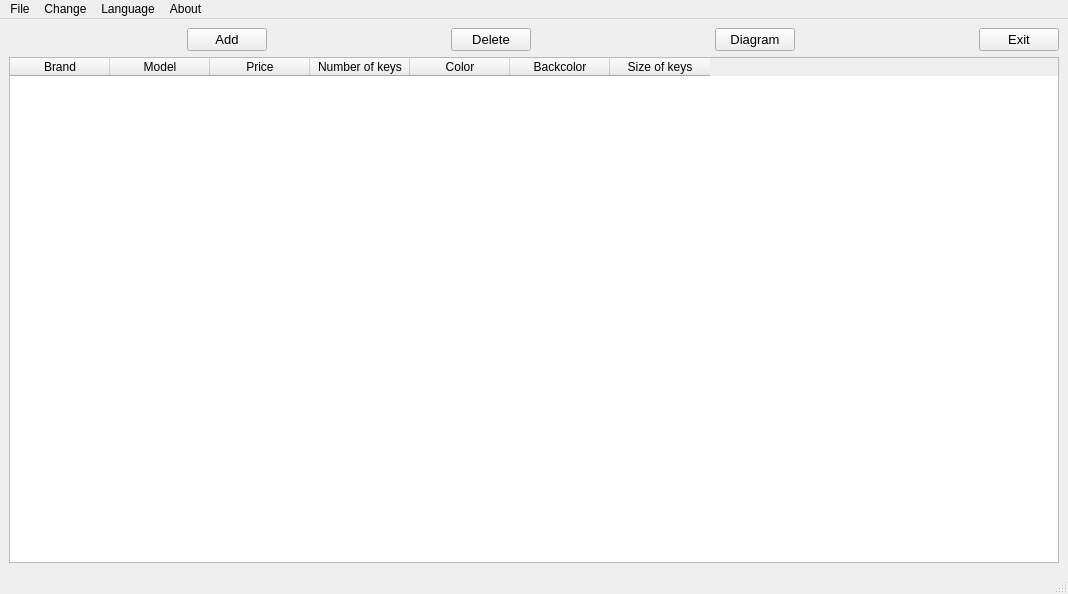
<?xml version="1.0" encoding="UTF-8"?>
<ui version="4.0">
 <class>MainWindow</class>
 <widget class="QMainWindow" name="MainWindow">
  <property name="geometry">
   <rect>
    <x>0</x>
    <y>0</y>
    <width>1068</width>
    <height>594</height>
   </rect>
  </property>
  <property name="windowTitle">
   <string>MainWindow</string>
  </property>
  <widget class="QWidget" name="centralwidget">
   <layout class="QVBoxLayout" name="verticalLayout">
    <item>
     <layout class="QHBoxLayout" name="horizontalLayout">
      <item>
       <spacer name="horizontalSpacer">
        <property name="orientation">
         <enum>Qt::Horizontal</enum>
        </property>
        <property name="sizeHint" stdset="0">
         <size>
          <width>98</width>
          <height>20</height>
         </size>
        </property>
       </spacer>
      </item>
      <item>
       <widget class="QPushButton" name="pushButtonAdd">
        <property name="font">
         <font>
          <pointsize>10</pointsize>
         </font>
        </property>
        <property name="text">
         <string>Add</string>
        </property>
       </widget>
      </item>
      <item>
       <spacer name="horizontalSpacer_2">
        <property name="orientation">
         <enum>Qt::Horizontal</enum>
        </property>
        <property name="sizeHint" stdset="0">
         <size>
          <width>88</width>
          <height>20</height>
         </size>
        </property>
       </spacer>
      </item>
      <item>
       <widget class="QPushButton" name="pushButtonDel">
        <property name="font">
         <font>
          <pointsize>10</pointsize>
         </font>
        </property>
        <property name="text">
         <string>Delete</string>
        </property>
       </widget>
      </item>
      <item>
       <spacer name="horizontalSpacer_3">
        <property name="orientation">
         <enum>Qt::Horizontal</enum>
        </property>
        <property name="sizeHint" stdset="0">
         <size>
          <width>98</width>
          <height>20</height>
         </size>
        </property>
       </spacer>
      </item>
      <item>
       <widget class="QPushButton" name="pushButtonDiagram">
        <property name="font">
         <font>
          <pointsize>10</pointsize>
         </font>
        </property>
        <property name="text">
         <string>Diagram</string>
        </property>
       </widget>
      </item>
      <item>
       <spacer name="horizontalSpacer_4">
        <property name="orientation">
         <enum>Qt::Horizontal</enum>
        </property>
        <property name="sizeHint" stdset="0">
         <size>
          <width>40</width>
          <height>20</height>
         </size>
        </property>
       </spacer>
      </item>
      <item>
       <widget class="QPushButton" name="pushButtonExit">
        <property name="font">
         <font>
          <pointsize>10</pointsize>
         </font>
        </property>
        <property name="text">
         <string>Exit</string>
        </property>
       </widget>
      </item>
     </layout>
    </item>
    <item>
     <widget class="d_d" name="tableWidget">
      <property name="dragEnabled">
       <bool>true</bool>
      </property>
      <property name="dragDropMode">
       <enum>QAbstractItemView::DragDrop</enum>
      </property>
      <property name="defaultDropAction">
       <enum>Qt::CopyAction</enum>
      </property>
      <column>
       <property name="text">
        <string>Brand</string>
       </property>
      </column>
      <column>
       <property name="text">
        <string>Model</string>
       </property>
      </column>
      <column>
       <property name="text">
        <string>Price</string>
       </property>
      </column>
      <column>
       <property name="text">
        <string>Number of keys</string>
       </property>
      </column>
      <column>
       <property name="text">
        <string>Color</string>
       </property>
      </column>
      <column>
       <property name="text">
        <string>Backcolor</string>
       </property>
      </column>
      <column>
       <property name="text">
        <string>Size of keys</string>
       </property>
      </column>
     </widget>
    </item>
   </layout>
  </widget>
  <widget class="QMenuBar" name="menubar">
   <property name="geometry">
    <rect>
     <x>0</x>
     <y>0</y>
     <width>1068</width>
     <height>21</height>
    </rect>
   </property>
   <widget class="QMenu" name="menuFile">
    <property name="title">
     <string>File</string>
    </property>
    <addaction name="separator"/>
    <addaction name="actionNew"/>
    <addaction name="actionOpen"/>
    <addaction name="actionSave"/>
    <addaction name="actionExit"/>
   </widget>
   <widget class="QMenu" name="menuChange">
    <property name="title">
     <string>Change</string>
    </property>
    <addaction name="actionAdd"/>
    <addaction name="separator"/>
    <addaction name="actionDelete"/>
   </widget>
   <widget class="QMenu" name="menuLanguage">
    <property name="title">
     <string>Language</string>
    </property>
    <addaction name="actionENG"/>
    <addaction name="actionRUS"/>
   </widget>
   <widget class="QMenu" name="menuAbout">
    <property name="title">
     <string>About</string>
    </property>
    <addaction name="separator"/>
    <addaction name="actionAbout"/>
   </widget>
   <addaction name="menuFile"/>
   <addaction name="menuChange"/>
   <addaction name="menuLanguage"/>
   <addaction name="menuAbout"/>
  </widget>
  <widget class="QStatusBar" name="statusbar"/>
  <action name="actionAdd">
   <property name="text">
    <string>Add</string>
   </property>
  </action>
  <action name="actionENG">
   <property name="text">
    <string>ENG</string>
   </property>
  </action>
  <action name="actionAbout">
   <property name="text">
    <string>About</string>
   </property>
  </action>
  <action name="actionNew">
   <property name="text">
    <string>New</string>
   </property>
  </action>
  <action name="actionOpen">
   <property name="text">
    <string>Open</string>
   </property>
  </action>
  <action name="actionSave">
   <property name="text">
    <string>Save</string>
   </property>
  </action>
  <action name="actionExit">
   <property name="text">
    <string>Exit</string>
   </property>
  </action>
  <action name="actionDelete">
   <property name="text">
    <string>Delete</string>
   </property>
  </action>
  <action name="actionRUS">
   <property name="text">
    <string>RUS</string>
   </property>
  </action>
 </widget>
 <customwidgets>
  <customwidget>
   <class>d_d</class>
   <extends>QTableWidget</extends>
   <header>d_d.h</header>
  </customwidget>
 </customwidgets>
 <resources/>
 <connections/>
</ui>
